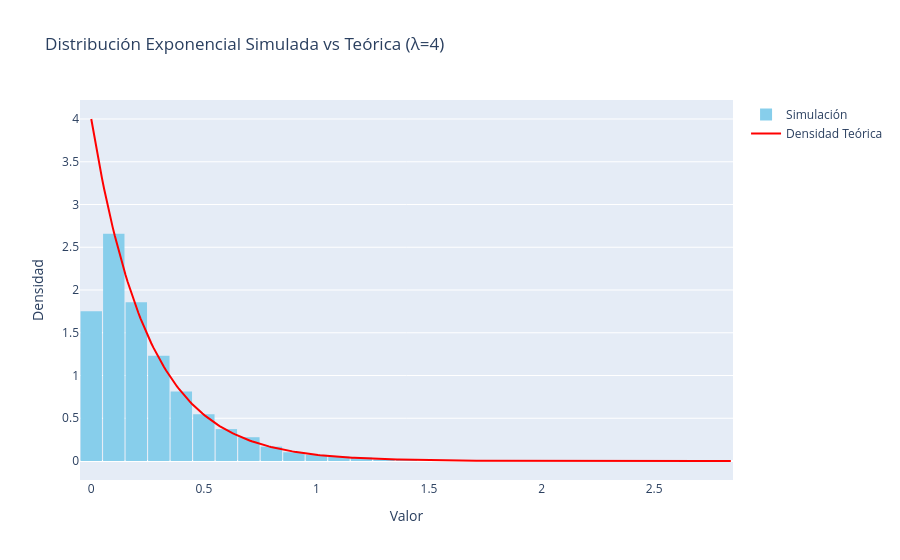

Notebook cell for this chart:
### Markdown cell above
## Ejemplo: Distribución exponencial

Sea $\lambda>0$, entonces a través del teorema se puede generar una v.a. exponencial.

Sea $U \sim Unif[0,1]$, entonces si $X\sim Exp(\lambda)$, entonces

$$f_{X}(x) = \lambda e^{-\lambda x}$$
y que
$$F_X(x) = 1 - e^{-\lambda x}$$

Sabemos que $1-e^{-\lambda x} = U$, entonces $1-U = e^{-\lambda x}$, y tomando logaritmo, se tiene que
$ \ln(1-U) = -\lambda x$ y como $U$ es uniforme entonces $U \sim 1-U$, por lo que depejando a $x$, se tiene que
$$ X = -\frac{\ln(U)}{\lambda} \sim Exp(\lambda) $$

### Code cell
# Fijamos una semilla
np.random.seed(42)

# Damos un parámetro de la distribución exponencial
lam = 4

# Vamos a simular n= 10000
n = 10000

uniformes = np.random.random(n) 
exponenciales = -np.log(uniformes)/lam

# Vamos a crear la curva de densidad teórica (exponencial)
x_vals = np.linspace(0, max(exponenciales), 300)
y_vals = lam * np.exp(-lam * x_vals) # densidad de Exp

# Graficamos
fig = go.Figure()
fig.add_trace(go.Histogram(x=exponenciales, 
                           nbinsx=40, 
                           histnorm='probability density', 
                           marker_color='skyblue',
                           name='Simulación'))

fig.add_trace(go.Scatter(x=x_vals, 
                         y=y_vals, 
                         mode='lines', 
                         name='Densidad Teórica', 
                         line=dict(color='red')))

fig.update_layout(title='Distribución Exponencial Simulada vs Teórica (λ=4)',
                  xaxis_title='Valor',
                  yaxis_title='Densidad',
                  bargap=0.05 # espacio entre barras
                  )
fig.show()

### Figure 1 — Plotly figure (JSON) as saved in the notebook; plotly's stock layout.template omitted (floating-point values rounded to 4 significant figures; data arrays with more than 128 entries replaced by an {"elided": "..."} marker saying what was removed)
{"data": [{"histnorm": "probability density", "marker": {"color": "skyblue"}, "name": "Simulación", "nbinsx": 40, "type": "histogram", "x": {"elided": "10000 float values"}}, {"line": {"color": "red"}, "mode": "lines", "name": "Densidad Teórica", "type": "scatter", "x": {"elided": "300 float values"}, "y": {"elided": "300 float values"}}], "layout": {"bargap": 0.05, "title": {"text": "Distribución Exponencial Simulada vs Teórica (λ=4)"}, "xaxis": {"title": {"text": "Valor"}}, "yaxis": {"title": {"text": "Densidad"}}}}
